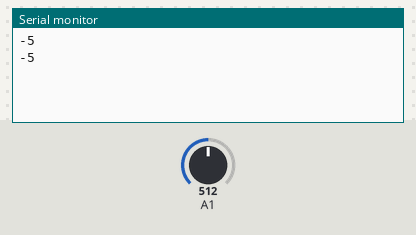
This sketch was run on a simulated Arduino Uno, built with avr-gcc and run on an emulated ATmega328P. Shown: the last lines printed to the serial monitor. Inputs (shaded band) come from the test bench; at power-on: A1 = 512.

Above: at 1.8 s.
1.9 s: A1 set to 716
At 2.8 s:
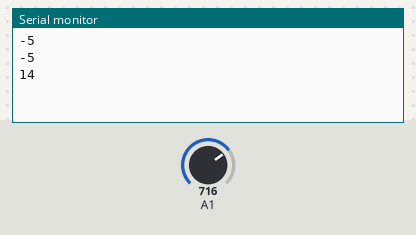
3.4 s: A1 set to 900
At 4.5 s:
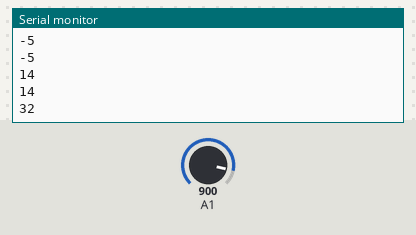
Timing chart, 0 to 6.4 s (numbered marks = the images above; inputs shaded):
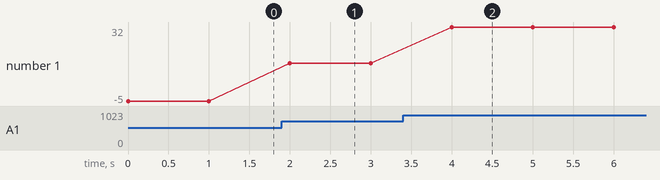

The sketch:

push_test.ino
```cpp
int sensor=0;
void setup() {
  // put your setup code here, to run once:

Serial.begin(9600);

}

void loop() {

sensor=analogRead(A1)*0.48828125;
int var=map(sensor,0,1024,-55,150);
  Serial.println(var);
  delay(1000);
}
```

Measured:
- after the input at 1.9 s, the serial monitor: prints a new line after 0.10 s (image 1)
- after the input at 3.4 s, the serial monitor: prints a new line after 0.60 s (image 2)
- plotted number 1: -5 → 14 after the input at 1.9 s, 14 → 32 after the input at 3.4 s
